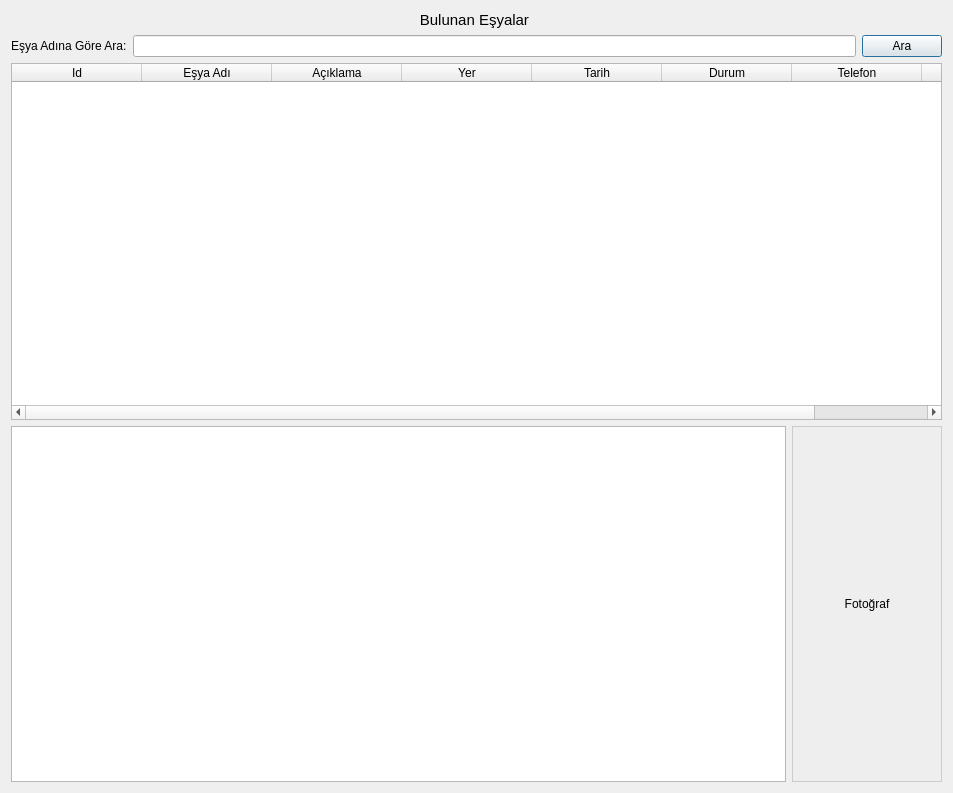
<?xml version="1.0" encoding="UTF-8"?>
<ui version="4.0">
 <class>dialog_bulunan</class>
 <widget class="QDialog" name="dialog_bulunan">
  <property name="geometry">
   <rect>
    <x>0</x>
    <y>0</y>
    <width>953</width>
    <height>793</height>
   </rect>
  </property>
  <property name="windowTitle">
   <string>Dialog</string>
  </property>
  <layout class="QVBoxLayout" name="verticalLayout_2">
   <item>
    <widget class="QLabel" name="labelBulunanEsyalarBaslik">
     <property name="font">
      <font>
       <pointsize>11</pointsize>
      </font>
     </property>
     <property name="text">
      <string>Bulunan Eşyalar </string>
     </property>
     <property name="alignment">
      <set>Qt::AlignCenter</set>
     </property>
    </widget>
   </item>
   <item>
    <layout class="QHBoxLayout" name="horizontalLayout">
     <item>
      <widget class="QLabel" name="labelaraesya">
       <property name="text">
        <string>Eşya Adına Göre Ara:</string>
       </property>
      </widget>
     </item>
     <item>
      <widget class="QLineEdit" name="lineEditArama"/>
     </item>
     <item>
      <widget class="QPushButton" name="pushButtonAra">
       <property name="text">
        <string>Ara</string>
       </property>
      </widget>
     </item>
    </layout>
   </item>
   <item>
    <widget class="QTableWidget" name="tableWidgetBulunanEsyalar">
     <property name="editTriggers">
      <set>QAbstractItemView::NoEditTriggers</set>
     </property>
     <property name="columnCount">
      <number>8</number>
     </property>
     <attribute name="horizontalHeaderDefaultSectionSize">
      <number>130</number>
     </attribute>
     <attribute name="horizontalHeaderStretchLastSection">
      <bool>false</bool>
     </attribute>
     <attribute name="verticalHeaderCascadingSectionResizes">
      <bool>false</bool>
     </attribute>
     <column>
      <property name="text">
       <string>Id</string>
      </property>
     </column>
     <column>
      <property name="text">
       <string>Eşya Adı</string>
      </property>
     </column>
     <column>
      <property name="text">
       <string>Açıklama</string>
      </property>
     </column>
     <column>
      <property name="text">
       <string>Yer</string>
      </property>
     </column>
     <column>
      <property name="text">
       <string>Tarih</string>
      </property>
     </column>
     <column>
      <property name="text">
       <string>Durum</string>
      </property>
     </column>
     <column>
      <property name="text">
       <string>Telefon</string>
      </property>
     </column>
     <column>
      <property name="text">
       <string>Email</string>
      </property>
     </column>
    </widget>
   </item>
   <item>
    <layout class="QHBoxLayout" name="horizontalLayout_2">
     <item>
      <widget class="QTextBrowser" name="textBrowser_bulunan">
       <property name="html">
        <string>&lt;!DOCTYPE HTML PUBLIC &quot;-//W3C//DTD HTML 4.0//EN&quot; &quot;http://www.w3.org/TR/REC-html40/strict.dtd&quot;&gt;
&lt;html&gt;&lt;head&gt;&lt;meta name=&quot;qrichtext&quot; content=&quot;1&quot; /&gt;&lt;style type=&quot;text/css&quot;&gt;
p, li { white-space: pre-wrap; }
&lt;/style&gt;&lt;/head&gt;&lt;body style=&quot; font-family:'MS Shell Dlg 2'; font-size:7.8pt; font-weight:400; font-style:normal;&quot;&gt;
&lt;p style=&quot;-qt-paragraph-type:empty; margin-top:0px; margin-bottom:0px; margin-left:0px; margin-right:0px; -qt-block-indent:0; text-indent:0px;&quot;&gt;&lt;br /&gt;&lt;/p&gt;&lt;/body&gt;&lt;/html&gt;</string>
       </property>
      </widget>
     </item>
     <item>
      <widget class="QLabel" name="labelFoto">
       <property name="minimumSize">
        <size>
         <width>150</width>
         <height>150</height>
        </size>
       </property>
       <property name="styleSheet">
        <string notr="true">border: 1px solid #ccc;
background-color: #eee;
</string>
       </property>
       <property name="text">
        <string>Fotoğraf</string>
       </property>
       <property name="scaledContents">
        <bool>true</bool>
       </property>
       <property name="alignment">
        <set>Qt::AlignCenter</set>
       </property>
      </widget>
     </item>
    </layout>
   </item>
  </layout>
 </widget>
 <resources/>
 <connections/>
</ui>
